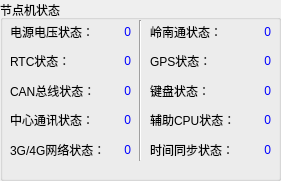
  <widget class="QGroupBox" name="groupBox_7">
   <property name="geometry">
    <rect>
     <x>370</x>
     <y>285</y>
     <width>281</width>
     <height>181</height>
    </rect>
   </property>
   <property name="title">
    <string>节点机状态</string>
   </property>
   <widget class="QWidget" name="layoutWidget_2">
    <property name="geometry">
     <rect>
      <x>10</x>
      <y>20</y>
      <width>121</width>
      <height>141</height>
     </rect>
    </property>
    <layout class="QGridLayout" name="gridLayout_9">
     <item row="0" column="0">
      <widget class="QLabel" name="label_67">
       <property name="text">
        <string>电源电压状态：</string>
       </property>
      </widget>
     </item>
     <item row="0" column="1">
      <widget class="QLabel" name="label_nPowerStat">
       <property name="styleSheet">
        <string notr="true">color: rgb(0, 0, 255);</string>
       </property>
       <property name="text">
        <string>0</string>
       </property>
       <property name="alignment">
        <set>Qt::AlignRight|Qt::AlignTrailing|Qt::AlignVCenter</set>
       </property>
      </widget>
     </item>
     <item row="1" column="0">
      <widget class="QLabel" name="label_68">
       <property name="text">
        <string>RTC状态：</string>
       </property>
      </widget>
     </item>
     <item row="1" column="1">
      <widget class="QLabel" name="label_nRtcStat">
       <property name="styleSheet">
        <string notr="true">color: rgb(0, 0, 255);</string>
       </property>
       <property name="text">
        <string>0</string>
       </property>
       <property name="alignment">
        <set>Qt::AlignRight|Qt::AlignTrailing|Qt::AlignVCenter</set>
       </property>
      </widget>
     </item>
     <item row="2" column="0">
      <widget class="QLabel" name="label_69">
       <property name="text">
        <string>CAN总线状态：</string>
       </property>
      </widget>
     </item>
     <item row="2" column="1">
      <widget class="QLabel" name="label_nCanStat">
       <property name="styleSheet">
        <string notr="true">color: rgb(0, 0, 255);</string>
       </property>
       <property name="text">
        <string>0</string>
       </property>
       <property name="alignment">
        <set>Qt::AlignRight|Qt::AlignTrailing|Qt::AlignVCenter</set>
       </property>
      </widget>
     </item>
     <item row="3" column="0">
      <widget class="QLabel" name="label_70">
       <property name="text">
        <string>中心通讯状态：</string>
       </property>
      </widget>
     </item>
     <item row="3" column="1">
      <widget class="QLabel" name="label_nCenterStat">
       <property name="styleSheet">
        <string notr="true">color: rgb(0, 0, 255);</string>
       </property>
       <property name="text">
        <string>0</string>
       </property>
       <property name="alignment">
        <set>Qt::AlignRight|Qt::AlignTrailing|Qt::AlignVCenter</set>
       </property>
      </widget>
     </item>
     <item row="4" column="0">
      <widget class="QLabel" name="label_71">
       <property name="text">
        <string>3G/4G网络状态：</string>
       </property>
      </widget>
     </item>
     <item row="4" column="1">
      <widget class="QLabel" name="label_nWirelessStat">
       <property name="styleSheet">
        <string notr="true">color: rgb(0, 0, 255);</string>
       </property>
       <property name="text">
        <string>0</string>
       </property>
       <property name="alignment">
        <set>Qt::AlignRight|Qt::AlignTrailing|Qt::AlignVCenter</set>
       </property>
      </widget>
     </item>
    </layout>
   </widget>
   <widget class="Line" name="line_4">
    <property name="geometry">
     <rect>
      <x>130</x>
      <y>20</y>
      <width>20</width>
      <height>141</height>
     </rect>
    </property>
    <property name="orientation">
     <enum>Qt::Vertical</enum>
    </property>
   </widget>
   <widget class="QWidget" name="layoutWidget_4">
    <property name="geometry">
     <rect>
      <x>150</x>
      <y>20</y>
      <width>121</width>
      <height>141</height>
     </rect>
    </property>
    <layout class="QGridLayout" name="gridLayout_10">
     <item row="0" column="0">
      <widget class="QLabel" name="label_72">
       <property name="text">
        <string>岭南通状态：</string>
       </property>
      </widget>
     </item>
     <item row="0" column="1">
      <widget class="QLabel" name="label_nYctStat">
       <property name="styleSheet">
        <string notr="true">color: rgb(0, 0, 255);</string>
       </property>
       <property name="text">
        <string>0</string>
       </property>
       <property name="alignment">
        <set>Qt::AlignRight|Qt::AlignTrailing|Qt::AlignVCenter</set>
       </property>
      </widget>
     </item>
     <item row="1" column="0">
      <widget class="QLabel" name="label_73">
       <property name="text">
        <string>GPS状态：</string>
       </property>
      </widget>
     </item>
     <item row="1" column="1">
      <widget class="QLabel" name="label_nGpsStat">
       <property name="styleSheet">
        <string notr="true">color: rgb(0, 0, 255);</string>
       </property>
       <property name="text">
        <string>0</string>
       </property>
       <property name="alignment">
        <set>Qt::AlignRight|Qt::AlignTrailing|Qt::AlignVCenter</set>
       </property>
      </widget>
     </item>
     <item row="2" column="0">
      <widget class="QLabel" name="label_74">
       <property name="text">
        <string>键盘状态：</string>
       </property>
      </widget>
     </item>
     <item row="2" column="1">
      <widget class="QLabel" name="label_nKeyboardStat">
       <property name="styleSheet">
        <string notr="true">color: rgb(0, 0, 255);</string>
       </property>
       <property name="text">
        <string>0</string>
       </property>
       <property name="alignment">
        <set>Qt::AlignRight|Qt::AlignTrailing|Qt::AlignVCenter</set>
       </property>
      </widget>
     </item>
     <item row="3" column="0">
      <widget class="QLabel" name="label_75">
       <property name="text">
        <string>辅助CPU状态：</string>
       </property>
      </widget>
     </item>
     <item row="3" column="1">
      <widget class="QLabel" name="label_nExtMcuStat">
       <property name="styleSheet">
        <string notr="true">color: rgb(0, 0, 255);</string>
       </property>
       <property name="text">
        <string>0</string>
       </property>
       <property name="alignment">
        <set>Qt::AlignRight|Qt::AlignTrailing|Qt::AlignVCenter</set>
       </property>
      </widget>
     </item>
     <item row="4" column="0">
      <widget class="QLabel" name="label_76">
       <property name="text">
        <string>时间同步状态：</string>
       </property>
      </widget>
     </item>
     <item row="4" column="1">
      <widget class="QLabel" name="label_nTimeStat">
       <property name="styleSheet">
        <string notr="true">color: rgb(0, 0, 255);</string>
       </property>
       <property name="text">
        <string>0</string>
       </property>
       <property name="alignment">
        <set>Qt::AlignRight|Qt::AlignTrailing|Qt::AlignVCenter</set>
       </property>
      </widget>
     </item>
    </layout>
   </widget>
  </widget>
